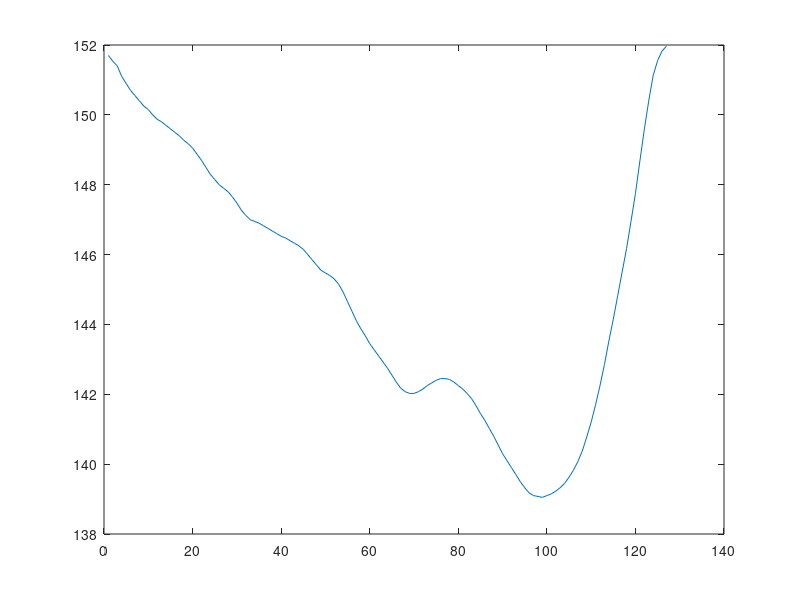

Write the MATLAB code that produced this figure. (Note: this script raises an error after producing the figure.)
y = [152,151.4,151.2,151,150.8,150.6,150.4,150.4,150.2,150,150,149.8,149.7,149.7,149.6,149.4,149.3,149.3,149.1,149,148.8,148.6,148.4,148.2,148,148,147.8,147.8,147.6,147.4,147.1,147,147,146.9,146.9,146.8,146.7,146.6,146.6,146.5,146.4,146.4,146.3,146.2,146.1,146,145.7,145.6,145.5,145.4,145.4,145.3,145.1,144.8,144.5,144.2,144,143.7,143.6,143.4,143.1,143,142.9,142.7,142.4,142.2,142.1,142,142,142,142.1,142.2,142.3,142.4,142.4,142.5,142.5,142.4,142.3,142.2,142.1,142,141.8,141.6,141.3,141.1,141,140.7,140.4,140.1,140,139.9,139.6,139.3,139.2,139.2,139,139,139.1,139.1,139.2,139.2,139.4,139.5,139.7,139.9,140.2,140.5,140.9,141.5,141.9,142.5,143.1,143.9,144.6,145,145.8,146.6,147.3,148.1,149,150.3,150.9,151.4,151.9,152,152];

%%
y_filtrada = movmean(y,4);
plot(y_filtrada)
%%
x_original = linspace(1, 128, 128);
x_interpolado = linspace(1, 128, 1000);
stifle = interp1(x_original, y_filtrada, x_interpolado, 'linear');
figure()
plot(y_filtrada)

%%
stifle = promedio_tobillo_radianes
min_target = -0.25;
max_target = -0.10;

% Calcular el rango actual del vector
min_input = min(stifle);
max_input = max(stifle);

% Normalización lineal
stifle_normalized = min_target + (stifle - min_input) * (max_target - min_target) / (max_input - min_input);
%%
promedio_corvejon_radianes = promedio_corvejon_radianes'

%%

% Supongamos que cadera_ang es tu señal de 1000x1
% Ejemplo: cadera_ang = rand(1000, 1); % Reemplázalo con tu señal real
cadera_ang =  cadera_ang; % Ejemplo de señal

% Índice actual y deseado
indice_actual = 949;
indice_deseado = 800;

% Calcular el desplazamiento necesario
desplazamiento = indice_deseado - indice_actual;

% Desplazar la señal circularmente
cadera_ang_desplazada = circshift(cadera_ang, desplazamiento);

% Mostrar resultados
disp('Señal desplazada:');
disp(cadera_ang_desplazada);

% Graficar para comparar
figure;
subplot(2, 1, 1);
plot(cadera_ang, 'b', 'LineWidth', 1.5);
hold on;
plot(indice_actual, cadera_ang(indice_actual), 'ro', 'MarkerSize', 8, 'LineWidth', 1.5);
title('Señal original');
xlabel('Índice');
ylabel('Amplitud');
legend('Señal', 'Valor en índice 949');
grid on;

subplot(2, 1, 2);
plot(cadera_ang_desplazada, 'r', 'LineWidth', 1.5);
hold on;
plot(indice_deseado, cadera_ang_desplazada(indice_deseado), 'bo', 'MarkerSize', 8, 'LineWidth', 1.5);
title('Señal desplazada');
xlabel('Índice');
ylabel('Amplitud');
legend('Señal desplazada', 'Valor en índice 800');
grid on;

%%

